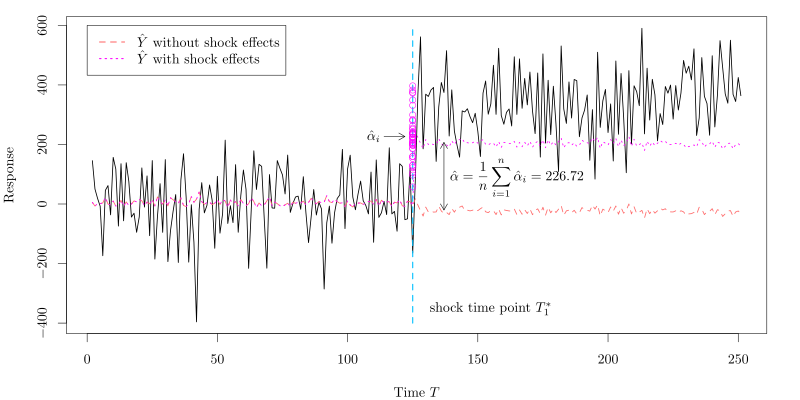

Write R code to recreate this figure.
# require
require('tikzDevice')
# set seed
set.seed(2017)
# parameter setup
n = 40; T = 250; mu.alpha = 200; sigma.alpha = 100; sigma.X = 100; sigma = 100

# T* is the shock time point
Tstar <- floor(T / 2)
# random effects
eta <- rnorm(n + 1)
# with normalization
theta <- rnorm(n + 1)
theta <- theta / as.vector(sqrt(crossprod(theta)))
beta <- rnorm(n + 1)
beta <- beta / as.vector(sqrt(crossprod(beta)))
beta.X <- rnorm(n + 1)
beta.X <- beta.X / as.vector(sqrt(crossprod(beta.X)))
alpha <- rnorm(n + 1, mean = mu.alpha, sd = sigma.alpha)

# T: time points; n: different time series
X <- matrix(0, nrow = T + 1, ncol = n + 1)
X[1, ] <- rnorm(n + 1)
Y <- matrix(0, nrow = T + 1, ncol = n + 1)
Y[1,] <- rnorm(n + 1)

# i represents for time -- T
for(i in 2:(T + 1)){
  X[i,] <- beta.X * X[i - 1,] + rnorm(n + 1, sd = sigma.X)
  Y[i, ] <- eta + theta * Y[i - 1,] + beta * X[i,] + 
    alpha * ifelse(i - 1 > Tstar, 1, 0) + rnorm(n + 1, sd = sigma) 
}

# compute mu alpha hat
mu.alpha.hat <- rep(0, n)
for (j in 2:(n + 1)){
  # OLS Regression
  m1 <- lm(Y[2:(T + 1), j] ~ 1 + Y[1:T, j] + X[2:(T + 1), j] + ifelse(1:T > Tstar, 1, 0))
  # find alpha hat
  mu.alpha.hat[j - 1] <- coefficients(m1)[4]
}

alpha.hat <- mean(mu.alpha.hat)
# alpha.hat
# sd(mu.alpha.hat) / sqrt(length(mu.alpha.hat))

# compute estimate for Tstar without post shock
m1 <- lm(Y[2:(Tstar + 1), 1] ~ 1 + Y[1:Tstar, 1] + X[2:(Tstar + 1), 1])
beta.hat <- coefficients(m1)
Ypred.original <- as.vector(cbind(1, Y[1:T, 1], X[2:(T+1), 1]) %*% beta.hat)
Ypred.adjusted <- Ypred.original + alpha.hat * as.matrix(ifelse(2:(T + 1) > Tstar, 1, 0))

# set working directory
setwd('/Users/mac/Desktop/Research/Post-Shock Prediction/')
# figure setting
tikz('comp.tex', standAlone = TRUE, width = 8, height = 4)
# plot
par(mar = c(4, 4, 1, 2))
# original
matplot(2:(T + 1), cbind(Y[2:(T + 1), 1], Ypred.original, Ypred.adjusted), 
        xlab = 'Time $T$', lwd = 1.5,
        ylab = 'Response', lty = c(1, 2, 3),
        col = c('black', 'indianred1', 'magenta'),
        type = 'l')
# add shock
segments(x0 = Tstar, y0 = -400, y1 = 600, col = 'deepskyblue', lty = 2, lwd = 2)
points(x = rep(125, 40), y = mu.alpha.hat, col = 'magenta')
# add arrows
arrows(x0 = 137, y0 = Ypred.original[165],
       y1 = Ypred.adjusted[165],  code = 3, length = 0.07)
arrows(x0 = 114, x1 = 122, y0 = alpha.hat, code = 2, length = 0.07)
# \hat{\alpha}
text(x = 165, y = mean(c(Ypred.original[165], Ypred.adjusted[165])) - 2, 
     labels = '$\\displaystyle \\hat{\\alpha} = \\frac{1}{n}\\sum_{i=1}^{n} \\hat{\\alpha}_i=226.72$')
# alpha_i
text(x = 110, y = alpha.hat, labels = '$\\hat{\\alpha}_i$')
# shock time points
text(x = Tstar + 30, y = -350, 'shock time point $T^*_1$')
# legends
legend(x = 0, y = 600, 
       col = c('indianred1', 'magenta'),
       lwd = 2, lty = c(2, 3),
       c('$\\hat{Y}$ without shock effects', '$\\hat{Y}$ with shock effects'))
# output
dev.off()
